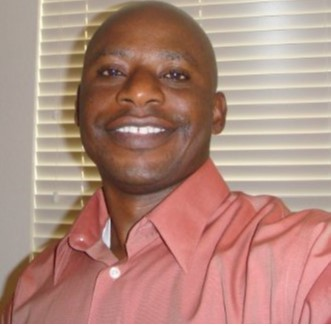
#> input picture data/images/face.jpg, 331 x 326 px
$ jupyter execute 1_3_arithmetic_operations_on_images.ipynb   (shell and % lines are left out)
#> lines starting #> are read from the running program, lines starting #| are printed output that depends on the picture
### Overview
Arithmetic operations, such as addition, substraction, multiplication, and division are heavily used in all image processing and computer vision applications.

Let's look into two simple operations on images that change the brightness and contrast of the image which use the arithmetic operations like addition and multiplication respectively.

### Datatype Conversion
An image is represented as a numpy array once it's read using cv2.imread function. The default datatype of this object is unsigned integer (uint8). For most Arithmentic operations like multiplication or division, we need to convert the array type to floating point with each pixel having 16, 32 or 64 bits of data. This helps prevent overflow while working with the images.

When using multiplication or divsion float32 datatype is enough for most image processing operations.

[cell 1]
# importing libraries
import cv2
import numpy as np
from dataPath import DATA_PATH
import matplotlib as mpl
import matplotlib.pyplot as plt

[cell 2]
mpl.rcParams['figure.figsize'] = (6.0, 6.0)
mpl.rcParams['image.cmap'] = 'gray'

[cell 3]
# read image
sample_image = cv2.imread(DATA_PATH + "images/face.jpg")
#> sample_image is the input picture: shape (326, 331, 3); mean B, G, R 126.1, 138.1, 177.2

[cell 4]
# scaling
scalingFactor = 1/255.0

# convert unsigned int to float
sample_image = np.float32(sample_image)

# scale the values so that they lie between [0, 1]
sample_image = sample_image * scalingFactor

The scaling factor reduces the range of 0-255 to 0-1, hence all the floating point numbers now range between 0-1. When we convert back to unsigned integer we use the reciprocal of the scaling factor and the range is converted from 0-1 to 0-255.

[cell 5]
# convert back to unsigned int
sample_image = sample_image * (1.0/scalingFactor)
sample_image = np.uint8(sample_image)

### Contrast Enhancement
Contrast enhancement is an image processing technique or the difference in color and light between parts of it, it touched up in order to improve its perception by human eye.

One of the easiest ways to improve contrast of an image is Intensity Scaling

In this approach, a scale factor (  𝛼  ) is multiplied with intensity values of all the pixels. Intensity scaling is represented by the following equation

𝐼𝑜=𝛼𝐼

### Implementation for Contrast Enhancement
In the code below, we will apply the above mentioned formulas to get contrast enhanced images.

We increase the contrast by 30%.

[cell 6]
# contrast percentage
contrast_percent = 30

# multiply with scaling factor to increase contrast
contrast_high = sample_image * (1 + contrast_percent / 100)

# display the outputs
plt.figure(figsize = [20, 20])
plt.subplot(121)
plt.imshow(sample_image[..., ::-1])
plt.title("Original sample image")

plt.subplot(122)
plt.imshow(contrast_high[..., ::-1])
plt.title("High contrast image")

plt.show()
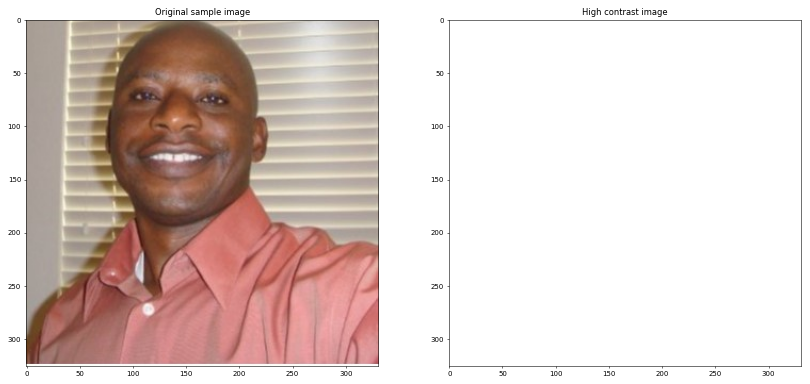
#> figure drawn by matplotlib, 2 panels

### What's wrong?
What's the problem with the images? Let us do a quick check of the image properties.

[cell 7]
print("Original image datatype: {}".format(sample_image.dtype))
#| Original image datatype: uint8
print("Contrast image datatype: {}".format(contrast_high.dtype))
#| Contrast image datatype: float64

print("Original image highest pixel intensity: {}".format(sample_image.max()))
#| Original image highest pixel intensity: 255
print("Contrast image highest pixel intensity: {}".format(contrast_high.max()))
#| Contrast image highest pixel intensity: 331.5

### Issue with Contrast Enhancement implementation
The white display in case of contrast_high is more of a display issue. Display functions expect the images to be in either of these 2 formats:

If the image is in float datatype, then the range should be [0,1]. Anything above 255 is considered as white.

If the image is in int datatype, then the range should be [0,255]

### Solution
We can see that the datatype of contrast_high is float and the max value is 331.5. This means that in order to fix the display problem, we can consider the above 2 points and make the image conform to any of the valid formats. So, to get rid of the problem, we can do the following:

- Change the intensity values to 0 ~ 255 and change the data type to uint8.
- If we want to keep the image in float format, then Normalize the instensity values so that it lies in [0,1]

[cell 8]
# contrast percent = 30
contrast_percent = 30

# change values to [0, 255] and back to uint8 for display
contrast_sample_image = sample_image * (1 + contrast_percent / 100)
clipped_contrast_sample_image = np.clip(contrast_sample_image, 0, 255)
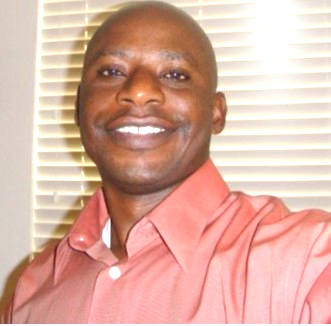
#> clipped_contrast_sample_image: shape (326, 331, 3) float64; mean B, G, R 162.7, 176.8, 221
contrast_high_clipped_uint8 = np.uint8(clipped_contrast_sample_image)

# convert the range to [0, 1] and keep it in float format
contrast_high_normalized = (sample_image * (1 + contrast_percent / 100)) / 255
contrast_high_normalized_clipped = np.clip(contrast_high_normalized, 0, 1)

plt.figure(figsize=[20, 20])
plt.subplot(131)
plt.imshow(sample_image[..., ::-1])
plt.title("Original image")

plt.subplot(132)
plt.imshow(contrast_high_clipped_uint8[..., ::-1])
plt.title("converted back to uint8")

plt.subplot(133)
plt.imshow(contrast_high_normalized_clipped[..., ::-1])
plt.title("Normalized float to [0, 1]")

plt.show()
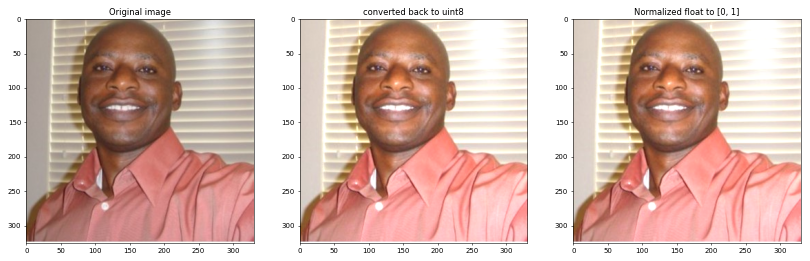
#> figure drawn by matplotlib, 3 panels

### Brightness Enhancement
Brightness is shifting of intensity values to a high level. The dark and light pixels both get their values shifted by some constant value. In RGB color space, it can be thought of as the arithmetic mean of the R, G and B color values. To make an image brighter, the intensity values should be increased by some offset ( 𝛽 ) and vice-versa.

If 𝐼 is the input image, and 𝐼𝑜 is the output image, brightness enhanced image is given by the equation

𝐼𝑜=𝐼+𝛽
### Brightness Enhancement implementation
In the code below, we will apply the above mentioned formulas to get brightness enhanced images.

Here we increase the brightness by 50 intensity levels.

[cell 9]
# brightness offset
brightness_offset = 50

# add the offset for increasing brightness
bright_high = sample_image + brightness_offset
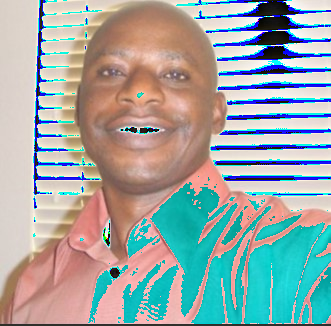
#> bright_high: shape (326, 331, 3); mean B, G, R 167.5, 168.3, 157.4

# display the outputs
plt.figure(figsize=[20, 20])
plt.subplot(121)
plt.imshow(sample_image[..., ::-1])
plt.title("Original image")

plt.subplot(122)
plt.imshow(bright_high[..., ::-1])
plt.title("High brightness image")

plt.show()
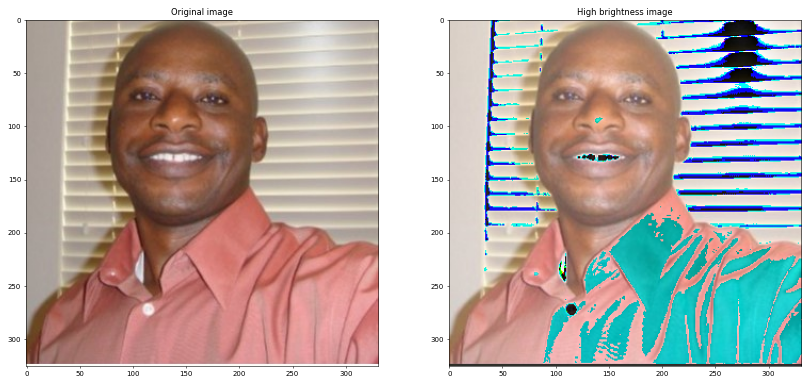
#> figure drawn by matplotlib, 2 panels

### What's wrong?
What's the problem with the images? Let us do a quick check of the image properties.

[cell 10]
print("Original image datatype: {}".format(sample_image.dtype))
#| Original image datatype: uint8
print("Brightness image datatype: {}".format(bright_high.dtype))
#| Brightness image datatype: uint8

print("Original image highest pixel intensity: {}".format(sample_image.max()))
#| Original image highest pixel intensity: 255
print("Brightness image highest pixel intensity: {}".format(bright_high.max()))
#| Brightness image highest pixel intensity: 255

### Issue with Brightness Enhancement implementation
The highest pixel intensity in the original image is 255. Since we have added 50 to each pixel, the highest pixel intensity in brightHigh image should have been 305. But we can see that the highest pixel intensity is in brightHigh image is 255.

This is happening because of the uint8 datatype. Since the maximum value that a unsigned 8 bit integer can hold is 255, any value greater than that is causing an overflow.

This is a much more serious problem than the display issue we encountered earlier.

Let's use an example to understand what was going on in the above case.

[cell 11]
# sample 2 x 2 matrix of type uint8
a = np.array([[100, 110],
             [120, 130]], dtype='uint8')
print(a)

[cell 12]
# add 130 so that the last element encounters overflow
print(a + 130)

You can see that the element a[1,1] should have been 260. but instead it overflowed and rolled over. There will be a similar problem if we subtract.

Let us see another interesting problem.

[cell 13]
print(a - 130)

What about this?

[cell 14]
print(a + (-130))

In the first case, both operands (a and 130) are uint8 and thus the output is uint8 and hence the underflow.

But in the second case, the 2nd operand has a type int16. Thus, the final output becomes int16 and thus, doesnt underflow.

This shows a major Pitfall of using uint8 while dealing with arithmetic operations on images.

Thus, it is important to convert the images to int or float(recommended) data types while doing arithmetic operations (like addition, subraction multiplication etc) on images to avoid undesirable results.

### Solution
In order to get rid of this problem, we can do the following:

- use opencv to handle uint8 arithmetic
- we should do all mathematical operations at a high dynamic range by converting the datatype of the operands to higher order integers or float, whichever is applicable.

We will see how to get the resolve these issues and get the correct outputs.
### Solution 1 : Use opencv functions¶

[cell 15]
print(cv2.add(a, 130))

Clipping

### Solution 2a: Convert to int32/int64
We should convert to higher integer types to avoid overflow and underflow situations. Perform clipping if necessary and bring it back to uint8 in the final stage as that is what the display functions expect.

[cell 16]
a_int32 = np.int32(a)
b = a_int32 + 130
print(b)

[cell 17]
print(b.clip(0, 255))
b_uint8 = np.uint8(b)
b_uint8

You can do the same with float datatype as well

### Solution 2b: Convert to normalized float32/float64
It is a good practice to convert the uint8 to float and normalize the range to [0,1] and change it back to [0,255] after doing all arithmetic operations

[cell 18]
a_float32 = np.float32(a) / 255
b = a_float32 + 130 / 255
print(b)

[cell 19]
c = b * 255
print("Output = \n{}".format(c))
print("Clipped output = \n{}".format(c.clip(0, 255)))
b_uint8 = np.uint8(c.clip(0, 255))
print("uint8 output = \n{}".format(b_uint8))

### Final solution

[cell 20]
# brightness offset
brightness_offset = 50

# add the offset for increasing brightness
bright_high_opencv = cv2.add(sample_image, np.ones(sample_image.shape, dtype = 'uint8') * brightness_offset)
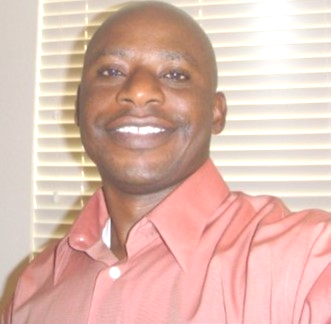
#> bright_high_opencv: shape (326, 331, 3); mean B, G, R 175.6, 186.9, 222.8

bright_high_int32 = np.int32(sample_image) + brightness_offset
bright_high_int32_clipped = np.clip(bright_high_int32, 0, 255)

# display the outputs
plt.figure(figsize=[20, 20])
plt.subplot(131)
plt.imshow(sample_image[..., ::-1])
plt.title("Original image")

plt.subplot(132)
plt.imshow(bright_high_opencv[..., ::-1])
plt.title("High brightness using cv2.add function")

plt.subplot(133)
plt.imshow(bright_high_int32_clipped[..., ::-1])
plt.title("High brightness using numpy and clipping")

plt.show()
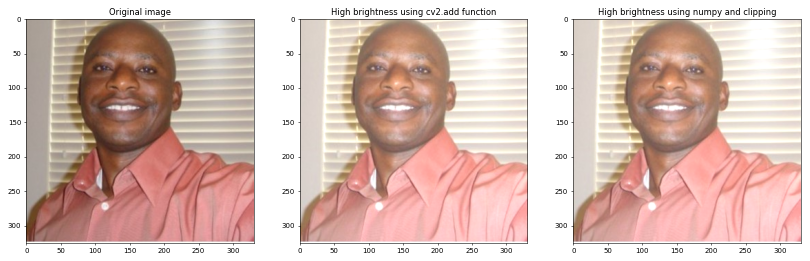
#> figure drawn by matplotlib, 3 panels

$ run again, with data/images/aba.jpg copied over data/images/face.jpg
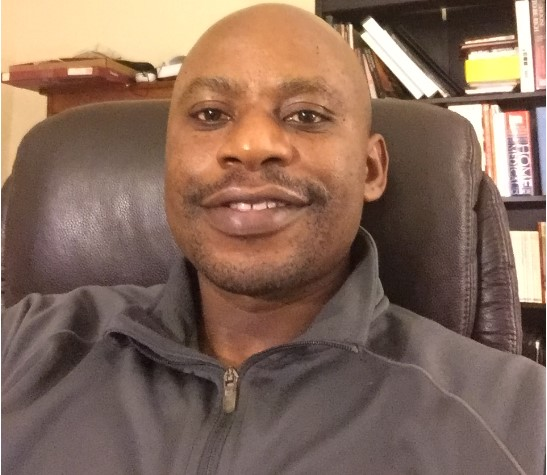
#> input picture data/images/aba.jpg, 547 x 475 px
#> sample_image is the input picture: shape (475, 547, 3); mean B, G, R 91, 106.5, 134.3
#| Original image datatype: uint8
#| Contrast image datatype: float64
#| Original image highest pixel intensity: 255
#| Contrast image highest pixel intensity: 331.5
#| Original image datatype: uint8
#| Brightness image datatype: uint8
#| Original image highest pixel intensity: 255
#| Brightness image highest pixel intensity: 255
#> `bright_high_opencv = cv2.add(sample_image, np.ones(sample_image.shape,..`:
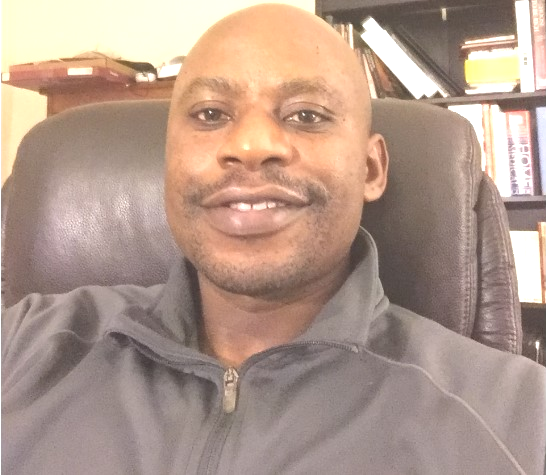
#> bright_high_opencv: shape (475, 547, 3); mean B, G, R 140, 153.6, 178.4
#> `plt.show()`:
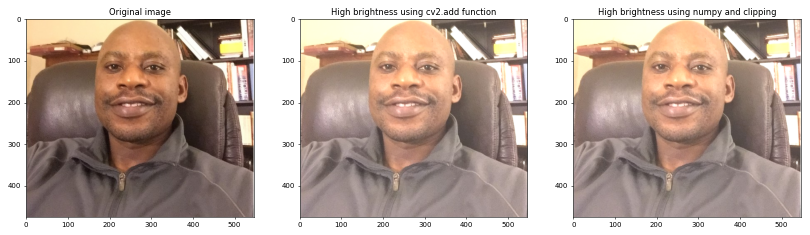
#> figure drawn by matplotlib, 3 panels

$ run again, with data/images/boy.jpg copied over data/images/face.jpg
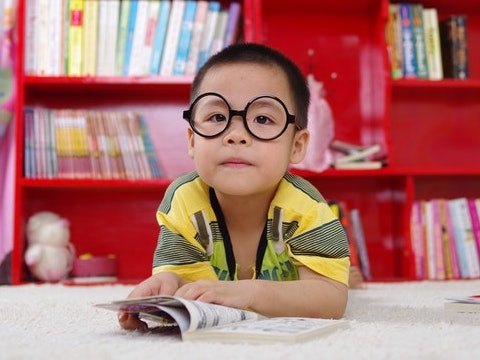
#> input picture data/images/boy.jpg, 480 x 360 px
#> sample_image is the input picture: shape (360, 480, 3); mean B, G, R 111.8, 115.3, 174.3
#| Original image datatype: uint8
#| Contrast image datatype: float64
#| Original image highest pixel intensity: 255
#| Contrast image highest pixel intensity: 331.5
#| Original image datatype: uint8
#| Brightness image datatype: uint8
#| Original image highest pixel intensity: 255
#| Brightness image highest pixel intensity: 255
#> `bright_high_opencv = cv2.add(sample_image, np.ones(sample_image.shape,..`:
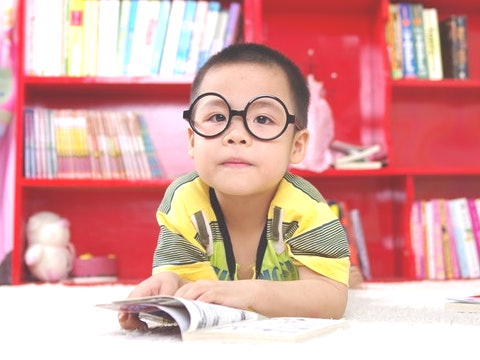
#> bright_high_opencv: shape (360, 480, 3); mean B, G, R 158.9, 162.5, 219.2
#> `plt.show()`:
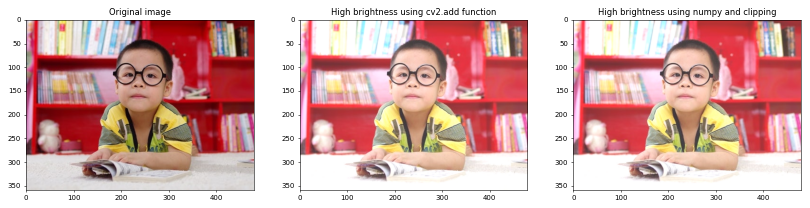
#> figure drawn by matplotlib, 3 panels
